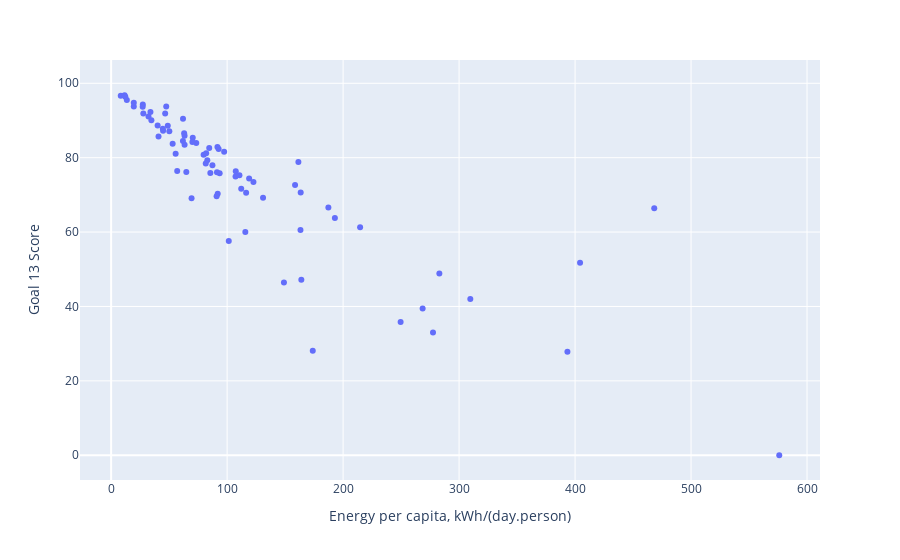

The notebook cell saved with this chart:
### Code cell
# plot energy_per_gdp vs sdg score in an interactive plot
import plotly.express as px
fig = px.scatter(df, x='energy_per_capita', y='Goal 13 Score', hover_data=['country'])
fig.update_xaxes(title_text='Energy per capita, kWh/(day.person)')
fig.show()

# plt.figure(figsize=(10, 6))
# plt.scatter(df['energy_per_capita']/365, df['Goal 1 Score'], color='blue', alpha=0.5)
# plt.xlabel('Energy per capita, kWh/(day.person)')
# plt.ylabel('Goal 7 Score')

### Figure 1 — Plotly figure (JSON) as saved in the notebook; plotly's stock layout.template omitted (floating-point values rounded to 4 significant figures; data arrays with more than 128 entries replaced by an {"elided": "..."} marker saying what was removed)
{"data": [{"customdata": {"elided": "185x1 str values"}, "hovertemplate": "energy_per_capita=%{x}<br>Goal 13 Score=%{y}<br>country=%{customdata[0]}<extra></extra>", "legendgroup": "", "marker": {"color": "#636efa", "symbol": "circle"}, "mode": "markers", "name": "", "orientation": "v", "showlegend": false, "type": "scatter", "x": {"elided": "185 float values"}, "xaxis": "x", "y": {"elided": "185 float values"}, "yaxis": "y"}], "layout": {"legend": {"tracegroupgap": 0}, "margin": {"t": 60}, "xaxis": {"anchor": "y", "domain": [0, 1], "title": {"text": "Energy per capita, kWh/(day.person)"}}, "yaxis": {"anchor": "x", "domain": [0, 1], "title": {"text": "Goal 13 Score"}}}}
